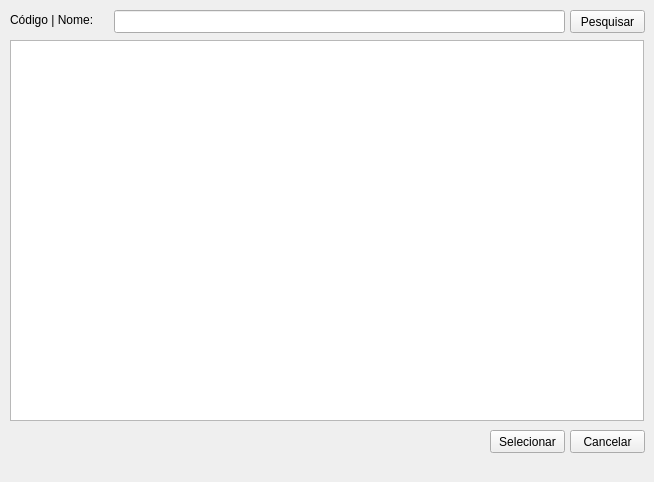
<?xml version="1.0" encoding="UTF-8"?>
<ui version="4.0">
 <class>frm_pesquisa_clientes</class>
 <widget class="QMainWindow" name="frm_pesquisa_clientes">
  <property name="geometry">
   <rect>
    <x>0</x>
    <y>0</y>
    <width>654</width>
    <height>482</height>
   </rect>
  </property>
  <property name="minimumSize">
   <size>
    <width>654</width>
    <height>482</height>
   </size>
  </property>
  <property name="maximumSize">
   <size>
    <width>654</width>
    <height>482</height>
   </size>
  </property>
  <property name="windowTitle">
   <string>Pesquisa</string>
  </property>
  <widget class="QWidget" name="centralwidget">
   <widget class="QPushButton" name="btnpesquisar">
    <property name="geometry">
     <rect>
      <x>570</x>
      <y>10</y>
      <width>75</width>
      <height>23</height>
     </rect>
    </property>
    <property name="text">
     <string>Pesquisar</string>
    </property>
   </widget>
   <widget class="QPushButton" name="btnselecionar">
    <property name="geometry">
     <rect>
      <x>490</x>
      <y>430</y>
      <width>75</width>
      <height>23</height>
     </rect>
    </property>
    <property name="text">
     <string>Selecionar</string>
    </property>
   </widget>
   <widget class="QPushButton" name="btncancelar">
    <property name="geometry">
     <rect>
      <x>570</x>
      <y>430</y>
      <width>75</width>
      <height>23</height>
     </rect>
    </property>
    <property name="text">
     <string>Cancelar</string>
    </property>
   </widget>
   <widget class="QLabel" name="label">
    <property name="geometry">
     <rect>
      <x>10</x>
      <y>10</y>
      <width>101</width>
      <height>20</height>
     </rect>
    </property>
    <property name="text">
     <string>Código | Nome:</string>
    </property>
   </widget>
   <widget class="QLineEdit" name="linepesquisar">
    <property name="geometry">
     <rect>
      <x>114</x>
      <y>10</y>
      <width>451</width>
      <height>23</height>
     </rect>
    </property>
   </widget>
   <widget class="QTableWidget" name="tableWidget">
    <property name="geometry">
     <rect>
      <x>10</x>
      <y>40</y>
      <width>634</width>
      <height>381</height>
     </rect>
    </property>
   </widget>
  </widget>
 </widget>
 <tabstops>
  <tabstop>linepesquisar</tabstop>
  <tabstop>btnpesquisar</tabstop>
  <tabstop>tableWidget</tabstop>
  <tabstop>btnselecionar</tabstop>
  <tabstop>btncancelar</tabstop>
 </tabstops>
 <resources/>
 <connections/>
</ui>
